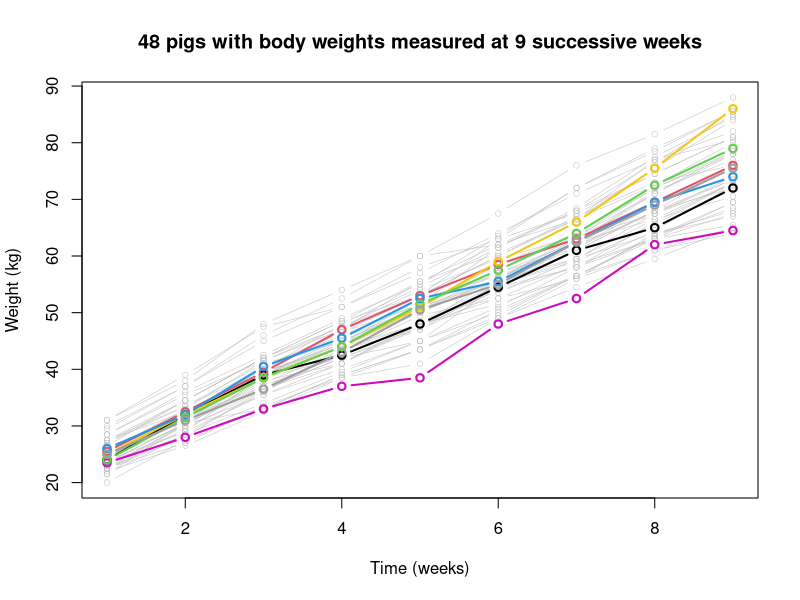
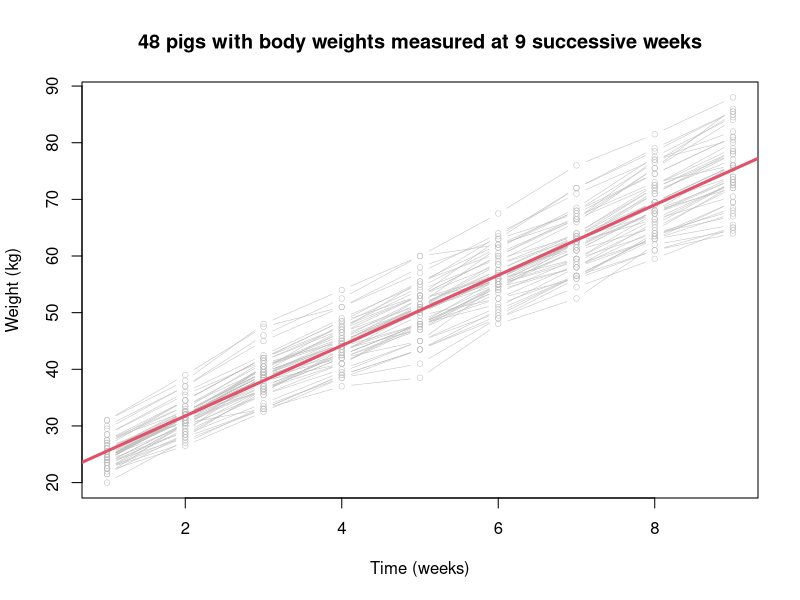
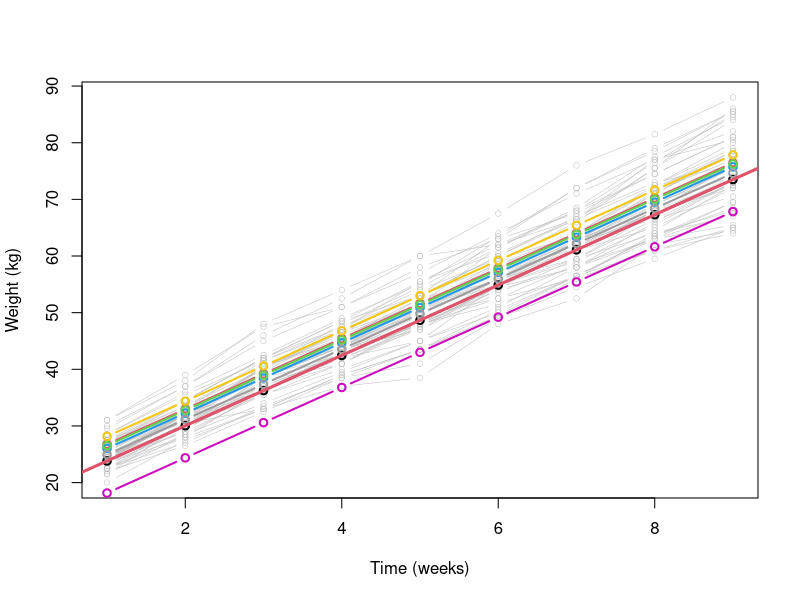
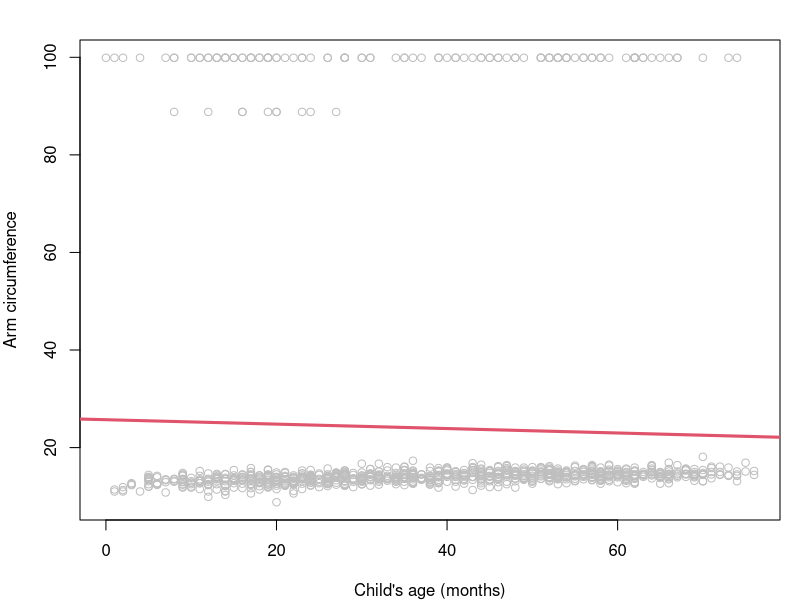
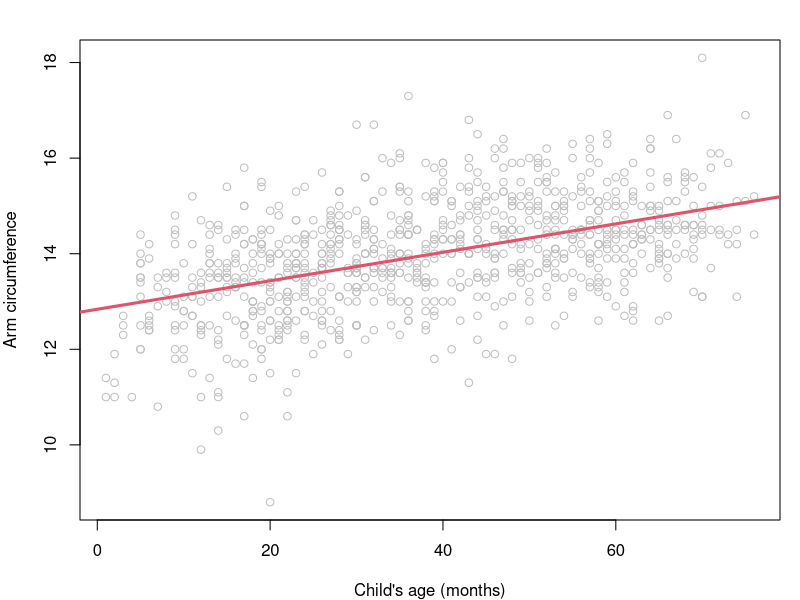
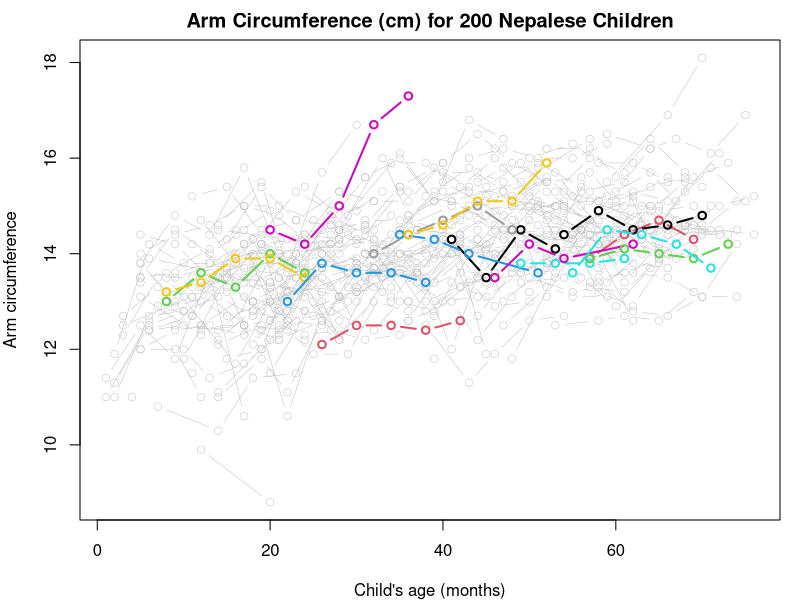
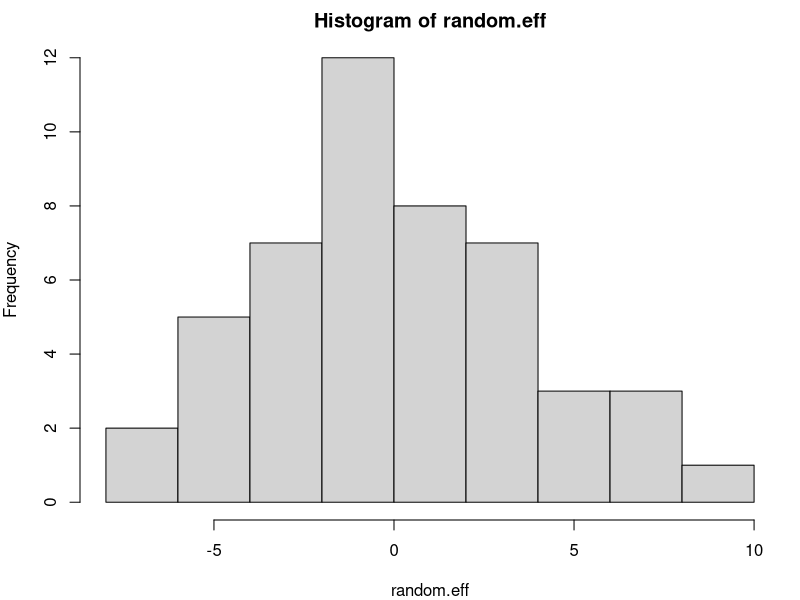
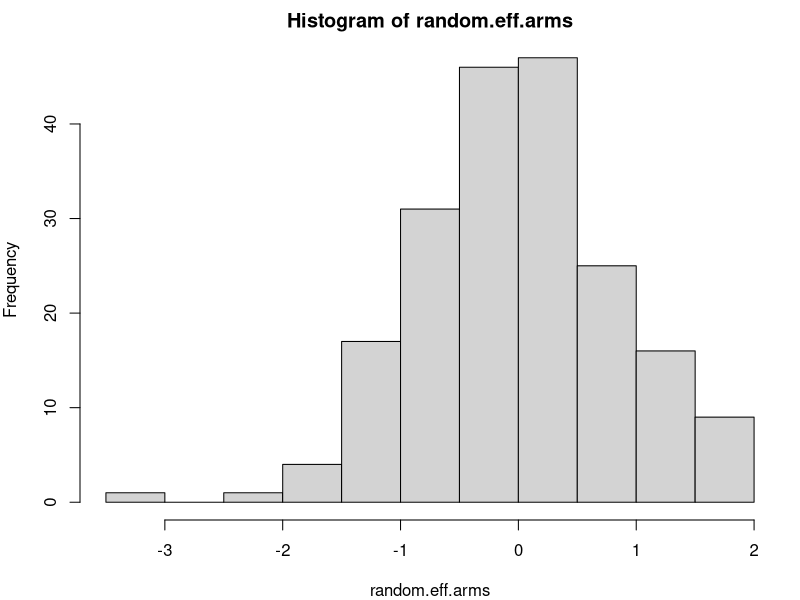

R code for these plots, in order: (Note: this script raises an error after producing the figures.)
setwd("./Data")
#setwd("C:/Users/bbr28/Dropbox/EmoryCourses/BIOS_526/Materials_BRisk_2019/Data")

pig = read.csv('pig.csv')[,2:4]
nepal = read.csv('Nepal.csv')
library(lme4)


#Pig growth
# slide 4
plot (pig$weight~pig$weeks, xlab = "Time (weeks)", ylab = "Weight (kg)", type ="n" )
title (main = "48 pigs with body weights measured at 9 successive weeks", cex = 1.5)
for (i in 1:48){
	y = pig$weight[pig$id == i]; x = pig$weeks[pig$id ==i]
	lines (y~x, type = "b", col = "grey", cex = .75, lwd = .5)
}
for (i in c(1, 10, 15, 20, 30, 35, 40) ){
  y = pig$weight[pig$id == i]; x = pig$weeks[pig$id ==i]
  lines (y~x, type = "b", col = i, cex = 1, lwd = 2)
}

# slide 5
pig[1:13,]

str(pig)
table(pig$id)

  
# slide 6
plot (pig$weight~pig$weeks, xlab = "Time (weeks)", ylab = "Weight (kg)", type ="n" )
title (main = "48 pigs with body weights measured at 9 successive weeks", cex = 1.5)
for (i in 1:48){
  y = pig$weight[pig$id == i]; x = pig$weeks[pig$id ==i]
  lines (y~x, type = "b", col = "grey", cex = .75, lwd = .5)
}
fit.incorrect = lm(pig$weight~pig$weeks)
abline (coef (fit.incorrect), lwd = 3, col = 2)
summary(fit.incorrect)



fit.fixedeffects = lm (weight~weeks + factor(id), data = pig)
plot (pig$weight~pig$weeks, xlab = "Time (weeks)", ylab = "Weight (kg)", type ="n" )
for (i in 1:48){
  y = pig$weight[pig$id == i]; x = pig$weeks[pig$id ==i]
  lines (y~x, type = "b", col = "grey", cex = .75, lwd = .5)
}
id.use = c(1, 10, 15, 20, 30, 35, 40)
for ( i in id.use){
	y = fit.fixedeffects$fitted[pig$id == i]; x = pig$weeks[pig$id ==i]
	lines(y~x, type = "b", col = i, cex = 1, lwd = 2)
}
abline (coef (fit.fixedeffects)[1:2], lwd = 3, col = 2)
summary(fit.fixedeffects)
# note: SE is different



#Nepalese Children

table(nepal$id)
# suggests 5 observations per subject, but...
par (mar = c(4, 4,2, 1))
plot (nepal$arm~nepal$age, col = "grey", xlab = "Child's age (months)", ylab = "Arm circumference" )
abline ( coef(lm (nepal$arm~nepal$age)), col = 2, lwd = 3)

# most of the arm circumferences are less than 20. 
# there appear to be many missing values coded as 99.9 or 88.8
sum(nepal$arm==99.9)
sum(nepal$arm==88.8)


# Important data cleaning:
nepal$arm[ nepal$arm == 99.9] = NA
nepal$arm[ nepal$arm == 88.8] = NA
nepal = subset (nepal, !is.na(arm))
table(nepal$id)
# not balanced

# slide 10
plot (nepal$arm~nepal$age, col = "grey", xlab = "Child's age (months)", ylab = "Arm circumference" )
abline ( coef(lm (nepal$arm~nepal$age)), col = 2, lwd = 3)


# slide 11
plot (nepal$arm~nepal$age, xlab = "Child's age (months)", ylab = "Arm circumference", type ="n" )
for (i in 1:200){
	y = nepal$arm[nepal$id == i]; x = nepal$age[nepal$id ==i]
	lines (y~x, type = "b", col = "grey", cex = 1, lwd = .5)
}
for (i in 1:15){
	y = nepal$arm[nepal$id == i]; x = nepal$age[nepal$id ==i]
	lines (y~x, type = "b", col = i, cex = 1, lwd = 2)
}
title (main = "Arm Circumference (cm) for 200 Nepalese Children", cex = 1.4)


# slide 12
# fit the model assuming data are independent:
fit.incorrect = lm (arm~age, data = nepal)
summary (fit.incorrect)

# fit the model controlling for dependence by estimating the mean structure:
nepal$fid = factor(nepal$id)
fit.fixedeffects = lm (arm~age+fid, data = nepal)
summary (fit.fixedeffects)
# note: SE is larger when accounting for subject


## ASIDE: note what happens to R-squared if you remove the intercept:
  temp = lm (arm~age+fid-1, data = nepal)
  summary(temp)
  # R-squared is approximately 1. Is this accurate? 
  # Are predictions the same?
  # Is SE the same?
  1-sum((nepal$arm - fitted(temp))^2)/sum((nepal$arm - mean(nepal$arm))^2)
  1-sum((nepal$arm - fitted(temp))^2)/sum((nepal$arm))^2


# slide 17 -- back to Pigs dataset
fit.randomeffects = lmer(weight~weeks+(1|id), data = pig)
summary(fit.randomeffects)


#note: fit with lmerTest for approximate inference
library(lmerTest)
fit.randomeffects = lmer(weight~weeks+(1|id), data = pig)
summary(fit.randomeffects)


random.eff = ranef(fit.randomeffects)$id[,1]
hist(random.eff)

# slide 18 -- Nepalese children
fit.re.arms = lmer(arm~age+(1|id), data = nepal)
random.eff.arms = ranef (fit.re.arms)$id[,1]
summary(fit.re.arms)
random.eff.arms
hist(random.eff.arms)

    # aside: fit lmm with mgcv::gam, will be explored in Module 5
    library(mgcv)
    nepal$id2 = as.factor(nepal$id)
    fit.re.arms.check = gam(arm~age+s(id2,bs = 're'),data=nepal,method='REML')
    summary(fit.re.arms.check)    
    # they are equivalent
        
# re-fit fixed effects:
fit.fe.arms = lm(arm~age+factor(id), data = nepal)
summary(fit.fe.arms)
# estimates differ for affect of age from the mixed model 
# data not balanced


# slide 22
fit = lmer(arm~age+lit+(1|id), data = nepal)
summary(fit)

fit = lmer(arm~age+lit+(1|id), data = nepal)
summary(fit)


fit = lmer(arm~age+lit+(1|id), data = nepal)
summary(fit)



##############
# Slide 29

# simulate data:
tau=4
sigma=2
n = 48
r=9
#generate random effects:

#pdf(file='~/Dropbox/EmoryCourses/BIOS_526/Materials_BRisk/Lectures/M5-RandomIntercept/ICCPig.pdf',width=8,height=5)
par(mfrow=c(1,3))
for (tau in c(0.5,4,16)) {
  thetai = rnorm(n,0,tau)
  thetailong = thetai%x%rep(1,r)
  head(thetailong)
  yij = 15+thetailong+6.2*pig$weeks+rnorm(n*r,0,sigma)
  
  plot(yij~pig$weeks, xlab = "Time (weeks)", ylab = "Weight (kg)", type ="n" )
  for (i in 1:48){
    y = yij[pig$id == i]; x = pig$weeks[pig$id ==i]
    lines (y~x, type = "b", col = "blue", cex = .75, lwd = .5)
  }
  icc = tau^2/(tau^2+sigma^2)
  title(paste('Tau =',tau,', ICC =',round(icc,2)))
} 
#dev.off()


# slide 30
#pdf(file='~/Dropbox/EmoryCourses/BIOS_526/Materials_BRisk/Lectures/M5-RandomIntercept/ICCPig2.pdf',width=8,height=5)
par(mfrow=c(1,3))
tau=4

for (sigmasq in c(0.5,4,16)) {
  thetai = rnorm(n,0,tau)
  thetailong = thetai%x%rep(1,r)
  head(thetailong)
  yij = 15+thetailong+6.2*pig$weeks+rnorm(n*r,0,sqrt(sigmasq))
  
  plot(yij~pig$weeks, xlab = "Time (weeks)", ylab = "Weight (kg)", type ="n" )
  for (i in 1:48){
    y = yij[pig$id == i]; x = pig$weeks[pig$id ==i]
    lines (y~x, type = "b", col = "blue", cex = .75, lwd = .5)
  }
  icc = tau^2/(tau^2+sigmasq)
  title(paste('Sigmasq =',sigmasq,', ICC =',round(icc,2)))
}
#dev.off()






###################
# Slide 46
fit.randomeffects = lmer(weight~weeks+(1|id), data = pig)
summary(fit.randomeffects)
random.eff = ranef(fit.randomeffects)$id[,1]
hist(random.eff)

#re-fit fixed effects model:
fit.fixedeffects = lm (weight~weeks+factor(id)-1, data = pig)
summary(fit.fixedeffects)
coef1 = coef(fit.fixedeffects)[-1]

# random effects (centered around zero) plus the fixed intercept 
# (alternative view of random effects from slide 16)
coef2 = unlist(ranef(fit.randomeffects)) + fixef(fit.randomeffects)[1]
par (mfrow = c(1,2) )
plot (coef2~coef1, cex = 2, xlim = range(coef1), ylim = range(coef1), xlab = "Pig-specific Intercepts (No Shrinkage)", ylab = "Pig-specific Intercepts (With Shrinkage)")
lines (coef2~coef1, type = "p", col = 4, pch = 16, cex = .5)
abline(0,1)
abline( h = fixef(fit.randomeffects)[1], lwd= 2, col = 2, lty = 2)
abline( v = fixef(fit.randomeffects)[1], lwd= 2, col = 2, lty = 2)
lines (fixef(fit.randomeffects)[1],fixef(fit.randomeffects)[1], pch = 16, col = 2, cex = 2, type = "p")


plot (0,0, type = "n", xlim = range(coef1) , ylim = c(.9,2.1),  yaxt = "n", xlab = "", ylab = "")
for (i in 1:length(coef2) ){ lines ( c(1,2)~c(coef2[i], coef1[i]), col = "grey", type = "l")}
abline (h = c(1,2))
lines (fixef(fit.randomeffects)[1],1, pch = 16, col = 2, cex = 2, type = "p")
text (mean(range(coef1)), .9, "Shrunken Estimates")
text (mean(range(coef1)), 2.1, "Raw Estimates")



## Slide 47
fit = lm (arm~age+factor(id)-1, data = nepal)
coef1 = coef(fit)[-1]
fit2 = lmer(arm~age+(1|id), data = nepal)
coef2 = unlist(ranef(fit2)) + fixef(fit2)[1]

#pdf(file='~/Dropbox/EmoryCourses/BIOS_526/Materials_BRisk/Lectures/M5-RandomIntercept/ShrinkNepal_v2.pdf',width=11,height=6)
par (mfrow = c(1,2))
plot (coef2~coef1, cex = 2, xlim = range(coef1), ylim = range(coef1), xlab = "Child-specific Intercepts (No Shrinkage)", ylab = "Child-specific Intercepts (With Shrinkage)")
lines (coef2~coef1, type = "p", col = 4, pch = 16, cex = .5)
abline(0,1)
abline( h = fixef(fit2)[1], lwd= 2, col = 2, lty = 2)
abline( v = fixef(fit2)[1], lwd= 2, col = 2, lty = 2)
lines (fixef(fit2)[1],fixef(fit2)[1], pch = 16, col = 2, cex = 2, type = "p")


plot (0,0, type = "n", xlim = range(coef1) , ylim = c(.9,2.1),  yaxt = "n", xlab = "", ylab = "")
for (i in 1:length(coef2) ){ lines ( c(1,2)~c(coef2[i], coef1[i]), col = "grey", type = "l")}
abline (h = c(1,2))
lines (fixef(fit2)[1],1, pch = 16, col = 2, cex = 2, type = "p")
text (mean(range(coef1)), .9, "Shrunken Estimates")
text (mean(range(coef1)), 2.1, "Raw Estimates")
#dev.off()



## Slide 48
# add more noise (i.e., measurement error)
set.seed(123)
nepal$arm2 = nepal$arm + rnorm (nrow(nepal), 0, sqrt(2))
fit = lm (arm2~age+factor(id)-1, data = nepal)
coef1 = coef(fit)[-1]
fit2 = lmer(arm2~age+(1|id), data = nepal)
coef2 = unlist(ranef(fit2)) + fixef(fit2)[1]
summary(fit2)

#pdf(file='~/Dropbox/EmoryCourses/BIOS_526/Materials_BRisk/Lectures/M5-RandomIntercept/ShrinkNepal_Noise_v2.pdf',width=11,height=6)

par (mfrow = c(1,2))
plot (coef2~coef1, cex = 2, xlim = range(coef1), ylim = range(coef1), xlab = "Child-specific Intercepts (No Shrinkage)", ylab = "Child-specific Intercepts (With Shrinkage)")
lines (coef2~coef1, type = "p", col = 4, pch = 16, cex = .5)
abline(0,1)
abline( h = fixef(fit2)[1], lwd= 2, col = 2, lty = 2)
abline( v = fixef(fit2)[1], lwd= 2, col = 2, lty = 2)
lines (fixef(fit2)[1],fixef(fit2)[1], pch = 16, col = 2, cex = 2, type = "p")

plot (0,0, type = "n", xlim = range(coef1) , ylim = c(.9,2.1),  yaxt = "n", xlab = "", ylab = "")
for (i in 1:length(coef2) ){ lines ( c(1,2)~c(coef2[i], coef1[i]), col = "grey", type = "l")}
abline (h = c(1,2))
lines (fixef(fit2)[1],1, pch = 16, col = 2, cex = 2, type = "p")
text (mean(range(coef1)), .9, "Shrunken Estimates")
text (mean(range(coef1)), 2.1, "Raw Estimates")

#dev.off()

######################


# Slide 49
fit = lm (arm~age+factor(id)-1, data = nepal)
coef1 = coef(fit)[-1]
fit2 = lmer(arm~age+(1|id), data = nepal)
coef2 = unlist(ranef(fit2)) + fixef(fit2)[1]

par (mfrow = c(1,2), mar = c(4,4,1,1))
n = tapply (!is.na(nepal$arm), factor(nepal$id), sum)
plot ( (coef1-coef2)/coef1~n[n!=0], cex = 2, xlab = "Sample Size per Child", ylab = "% Shrinkage")
abline( h = 0, col = 2, lwd = 3, lty = 3)

se = sqrt(diag(vcov (fit))[-1])
plot ( (coef1-coef2)/coef1~se, cex = 2, xlab = "Standard Error of Raw Estimates", ylab = "% Shrinkage")
abline( h = 0, col = 2, lwd = 3, lty = 3)

nepal$wt[ nepal$wt == 99.9] = NA
nepal$wt[ nepal$wt == 88.8] = NA

fit = lmer(arm~age+(1|id), data = nepal)
random.eff = ranef (fit)$id[,1]
summary(fit)
random.eff[1:2]

#############
# Slide 54
# default is REML:
fit.randomeffects = lmer(weight~weeks+(1|id), data = pig)
summary(fit.randomeffects)

# estimation with mle:
fit.randomeffects.mle = lmer(weight~weeks+(1|id), data = pig, REML = FALSE)
summary(fit.randomeffects.mle)

###########################
##############################
# Random slopes:
##############################
###########################

nepal$ageC = nepal$age - 36
nepal$sex = as.factor(nepal$sex)


# Slide 64:
fit = lmer (arm~ ageC + (ageC|id), data = nepal)
summary(fit)

# note: ageC is both fixed and random
# fixed effect is the population average trend
# random effects is the interaction between random intercept and fixed effect
# interaction between fixed and random is random

# NOTES on model specification in lme4:
# See table 2 in https://cran.r-project.org/web/packages/lme4/vignettes/lmer.pdf 


lmer (arm~ scale(ageC) + (scale(ageC)|id), data = nepal)
summary(fit)

#note how it differs without centering
temp = lmer(arm~age+(age|id),data=nepal)
summary(temp)
# what changes?
# NOTE: Who has a mac? Please run. Convergence warnings? Sometimes differ across
# platforms or versions

# Slide 67:    
fit = lmer (arm~ ageC + (ageC|id), data = nepal,REML=FALSE)
fit.randomintercept = lmer(arm~ageC+(1|id),data=nepal,REML=FALSE)
AIC(fit)
AIC(fit.randomintercept)
anova(fit.randomintercept,fit) 



# Slide 68:
fit.indep = lmer (arm~ ageC + (1|id) + (0+ageC|id), data = nepal)
summary(fit.indep)



    # model without random intercepts:
    # don't do this:
    fit.norandomint = lmer (arm~ ageC + (0+ageC|id), data = nepal)
    summary(fit.norandomint)
    fit.norandomint = lmer (arm~ ageC + (0+ageC|id), data = nepal,REML=FALSE)
    AIC(fit)
    AIC(fit.norandomint)

# refit the REML model for later comparison:
fit = lmer (arm~ ageC + (ageC|id), data = nepal)


#################################

# NOTE:
# alternatively, we could fit a model with an interaction between subject and slope
fit.fe = lm (arm~ ageC*id, data = nepal)
summary(fit.fe) 
fixef(fit)

# but in this model, the ageC slope corresponds to slope for id1
# recode using sum-to-zero contrasts:
contrasts(nepal$id) = contr.sum
fit.fe = lm (arm~ ageC*id, data = nepal)
summary(fit.fe)
# note: results in some singularities due to no repeated measurements for some subjects

# Since these children are a random sample, we can use 
# our scientific goals to guide our decision to use random effects:
# characterize the population of children in Nepal.


# what happens in balanced data:?
pig = read.csv('pig.csv')[,2:4]
pig$id = as.factor(pig$id)
contrasts(pig$id) = contr.sum
temp = lmer(weight~weeks+(weeks|id),data=pig)
summary(temp)

temp.fe = lm(weight~weeks*id,data=pig)
summary(temp.fe)
# slopes of week are equal, but SE are different. 
# unlike model with random intercepts only, inference is not equivalent. 

####


# code used later on, here makes the coefficients estimated the same, i.e.,
# only includes subjects with repeated measurements. We just do this to facilitate
# comparison of the fixed effect approach to the random effect approach, but in
# general, we can use all the data:)

use =  unique (nepal$id)[ tapply (!is.na(nepal$arm), factor(nepal$id), sum) > 1]
(p = length (use))
length(levels(nepal$id))
fit.fix = lm (arm~ id*ageC - ageC -1, data = subset(nepal, id %in% use) )
fit.re = lmer (arm~ ageC + (ageC|id), data = subset(nepal, id %in% use) )

# note: coef extract fixed + random
re.int = coef(fit)$id[,1] # extract intercepts

# coding tip: ranef extracts just random:
apply(coef(fit)$id,2,mean) #coef are centered around overall effects
apply(ranef(fit)$id,2,mean) # random effects are mean zero


re.slope = coef(fit)$id[,2]
sum(re.slope<0)

fix.int = coef(fit.fix)[1:p]
fix.slope = coef(fit.fix)[(p+1):(2*p)]
sum(fix.slope<0)

# Slide 70
par(mfrow=c(2,2))
hist(fix.int,main='Fixed Subj. Intercept + Main Intercept',breaks=15)
hist(fix.slope,main='Fixed Slope + Main Slope')


hist(re.int,main='Random  Intercept + Main Intercept')
hist(re.slope,main='Random Slope + Main Slope')





##########
# Slide 71: 
plot (nepal$arm~nepal$ageC, xlab = "Child's age - 36 (months)", ylab = "Arm circumference", type ="n" )
for (i in 1:200){
  y = nepal$arm[nepal$id == i]; x = nepal$ageC[nepal$id ==i]
  lines (y~x, type = "b", col = "grey", cex = 1, lwd = .5)
}

# Extract random effects for a few subjects:

# include two subjects that are extreme:
which.min(coef(fit)$id[,1])
which.max(coef(fit)$id[,2])

#use = c(1:15, 57, 103, 105)

use = c(57,105)
for (i in use ){
  x = range(nepal$ageC[nepal$id ==i])
  beta = as.numeric(coef(fit)$id[i,])
  y = beta[1] + beta[2]*x
  lines (y~x, type = "l", col = i+2, cex = 1, lwd = 2)
}

for (i in use){
  y = nepal$arm[nepal$id == i]; x = nepal$ageC[nepal$id ==i]
  lines (y~x, type = "p", col = i+2, cex = 1, lwd = 2)
}


abline( 13.9439, 0.032527, col=2, lwd = 4, lty = 2)
legend("bottomright", "Mean Trend", col = 2, lwd = 4, lty = 2, cex = 1.5, bty = "n")
text (-25, 9.5, "ID = 105", col = "red", font = 2)
text (-20, 12.6, "ID = 57", col = "red", font = 2)

# Slide 72
fit.subset = lmer (arm~ageC+(ageC|id), data = subset(nepal, id != 57 & id != 105) )
summary(fit.subset)

VarCorr(fit)
VarCorr(fit.subset)




#### Shrinkage

# again subset to observations where fe can be estimated:
use =  unique (nepal$id)[ tapply (!is.na(nepal$arm), factor(nepal$id), sum) > 1]
(p = length (use))
length(levels(nepal$id))

fit.fix = lm (arm~ id*ageC - ageC -1, data = subset(nepal, id %in% use) )
fit.re = lmer (arm~ ageC + (ageC|id), data = subset(nepal, id %in% use) )

# note: coef extract fixed + random
re.int = coef(fit)$id[,1]
re.slope = coef(fit)$id[,2]
fix.int = coef(fit.fix)[1:p]
fix.slope = coef(fit.fix)[(p+1):(2*p)]
fix.int.se = sqrt(diag(vcov(fit.fix))[1:p])
fix.slope.se = sqrt(diag(vcov(fit.fix))[(p+1):(2*p)])


pdf(file='Shrinkage_v2.pdf',width=8,height=5)
par (mfrow = c(1,2))

# Create plots for shrinkage of random intercepts:
plot (0,0, type = "n", xlim = range(fix.int) , ylim = c(.9,2.1),  yaxt = "n", xlab = "", ylab = "")
for (i in 1:p ){ lines ( c(2,1)~c(fix.int[i], re.int[i]), col = "grey", type = "l")}
abline (h = c(1,2))

# lines are shrunk towards main effects:
lines (fixef(fit.re)[1],1, pch = 16, col = 2, cex = 2, type = "p")

#use halfway point of range to locate text:
text (mean(range(fix.int)), .9, "Shrunken Intercept Estimates")
text (mean(range(fix.int)), 2.1, "Fixed Effect Intercept Estimates")


# Create plots for shrinkage of random slopes:
plot (0,0, type = "n", xlim = range(fix.slope) , ylim = c(.9,2.1),  yaxt = "n", xlab = "", ylab = "")
for (i in 1:p ){ lines ( c(2,1)~c(fix.slope[i], re.slope[i]), col = "grey", type = "l")}
abline (h = c(1,2))
lines (fixef(fit.re)[2],1, pch = 16, col = 2, cex = 2, type = "p")
text (mean(range(fix.slope)), .9, "Shrunken Slope Estimates")
text (mean(range(fix.slope)), 2.1, "Fixed Effect Slope Estimates")
dev.off()
####################
########
#



#### Simulated Curves ####
library (MASS)
Sigma = matrix (c(0.85^2,  0.0016, 0.0016, 0.021^2), ncol = 2)
plot (nepal$arm~nepal$ageC, xlab = "Child's age - 36 (months)", ylab = "Arm circumference", type ="n" )
x = seq(-36, 40, 1)
simcurve = NULL
for (i in 1:500){
  theta = mvrnorm(1, c(13.94, 0.0325), Sigma) 
  y = theta[1] + x*theta[2]
  simcurve = rbind (simcurve, y)
  lines (y~x,  col="#0000ff22", cex = 2, lwd = .5, type = "l")
}

# Slide 74
# approximate confidence intervals using simulated values:
lower = apply (simcurve, 2, quantile, 0.025)
upper = apply (simcurve, 2, quantile, 0.975)

abline (13.94, 0.0325, lwd = 5, col = "blue")
lines (lower~x, lwd = 3, col = "blue", lty = 3)
lines (upper~x, lwd = 3, col = "blue", lty = 3)
legend ("bottomright", c("Average Trend", "95% Prediction Interval"), lwd = c(3,5), lty = c(1, 3), bty = "n", cex = 1.2, col = 4)

title (main = "Predicted Growth Curves for 500 Children")



# Slide 80: 

# Don't use this model:
fit.sexwtlit = lmer (arm~sex+lit+sex*ageC + lit*ageC + wt+ (ageC|id), data = nepal)
summary(fit.sexwtlit)

# NOTE: Do not use if you have convergence issues.
# This can occur with random slopes, and scaling ageC will help.
# We also scale and center wt, which help for interpretability
fit.sexwtlit.scale = lmer (arm~sex+lit+sex*scale(ageC) + lit*scale(ageC) + scale(wt)+ (scale(ageC)|id), data = nepal)
summary(fit.sexwtlit.scale)
#NOTE: if there were no convergence issues, 

summary(fit.sexwtlit.scale)




# NOTE: The correlation output is  helpful
# We typically see how correlations with interactions reflects
# the general issue of decreased power with interactions
# based on the fitted model and thus reflect impacts on SE,
# different from naive correlations:
a = model.matrix(fit.sexwtlit.scale)
cor(a)
#(correlations with intercept are 0 because it is constant)


# note the variance components decrease a little bit relative to model without additional covariates:
VarCorr(fit)
VarCorr(fit.sexwtlit.scale)


## Alternative and equivalent specification:
fit.sexwtlit.scale.equivalent = lmer (arm~sex+lit+sex*scale(ageC) + lit*scale(ageC) + scale(wt) + (1+scale(ageC)|id), data = nepal)

summary(fit.sexwtlit.scale.equivalent)
summary(fit.sexwtlit.scale)



##############
## Extra material:
#### Pooling plot

use =  unique (nepal$id)[ tapply (!is.na(nepal$arm), factor(nepal$id), sum) > 1]
fit.fix = lm (arm~ factor(id)*ageC - ageC -1, data = subset(nepal, id %in% use) )
fit.re = lmer(arm~ ageC + (ageC|id), data = subset(nepal, id %in% use) )

summary(fit.re)
p = length (use)
re.int = coef(fit)$id[,1]
re.slope = coef(fit)$id[,2]
fix.int = coef(fit.fix)[1:p]
fix.slope = coef(fit.fix)[(p+1):(2*p)]
fix.int.se = sqrt(diag(vcov(fit.fix))[1:p])
fix.slope.se = sqrt(diag(vcov(fit.fix))[(p+1):(2*p)])

tausq.slope = unlist(VarCorr(fit.re))[4]

par (mfrow = c(2,2))
hist (re.int, main = "Fixed Intercepts", xlab = "")
hist (re.slope, main = "Fixed Slopes", xlab = "")
hist (fix.int, main = "Random Intercepts", xlab = "")
hist (fix.slope, main = "Random Slopes", xlab = "")

slope.up = fix.slope  + 1.96*fix.slope.se
slope.low = fix.slope  - 1.96*fix.slope.se

order.i = order (fix.slope.se, decreasing = T)

plot (fix.slope[order.i]~c(1:p), xlim =c(1, 220), ylim = c(-.2, .25) , ylab = "Age Slope", xlab = "", xaxt = "n", bty = "n", pch = 16)
for ( i in 1:p){	lines (c(slope.up[order.i][i], slope.low[order.i][i])~c(i,i), type="l")}
abline(h = 0,col = 2, lwd = 2)
abline (v = 195, lwd = 2, lty = 3)

se.1 = sqrt ( sum(fix.slope.se^2)/p )
se.2 = sqrt ( 1/ sum(1/(fix.slope.se^2)) )
se.3 = sqrt ( 1/ sum(1/(fix.slope.se^2+tausq.slope)))
lines (mean (fix.slope)~c(200), pch = 16, cex = 1.5, col = 2, type = "p")
lines (c(mean(fix.slope)-1.96*se.1, mean(fix.slope)+1.96*se.1)~c(200, 200), type="l", col=2, lwd = 2)

est=sum(fix.slope*(1/(fix.slope.se)^2))/sum((1/(fix.slope.se)^2)) 
lines (sum(fix.slope*(1/(fix.slope.se)^2))/sum((1/(fix.slope.se)^2)) ~c(210), pch = 16, cex = 1, col = "orange", type = "p")
lines (c(est-1.96*se.2, est+1.96*se.2)~c(210, 210), type="l", col = "orange", lwd = 2)

est=sum(fix.slope*(1/(fix.slope.se^2+tausq.slope)))/sum((1/(fix.slope.se^2+tausq.slope)))
lines (est~c(220), pch = 16, cex = 1, col = 4, type = "p")
lines (c(est-1.96*se.3, est+1.96*se.3)~c(220, 220), type="l", col = 4, lwd = 2)

legend ("bottom", legend = c("Simple Average: 0.029 (-0.062, 0.120)", "Inverse-variance Average: 0.031(0.026, 0.037)", 
                             "Normal Random Effect: 0.031(0.025, 0.038)"), 
        col = c("red","orange","blue"), lwd = 2, cex = 1.2, bty="n")
text(80, .25, "Individual Age Slope", font = 2, cex = 1.3)
text(210, .25, "Pooled \n Estimate", font = 2, cex = 1.3)
